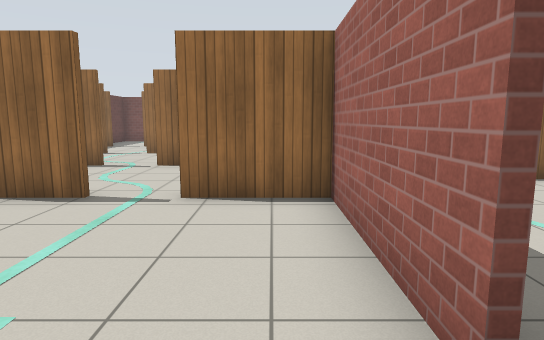
[1] (above)

24 first-person views from a walk through a Gazebo world. The camera is 1.2 m above the floor, tilts 8° down and sees 75° across. The floor is counted in squares, 1 m on a side. Each view is taken from the middle of a square. On the plan, view 1 faces up. The plan holds only what a view shows up to about 14 squares ahead; the rest is blank. Gazebo's built-in surfaces are drawn with simple patterns.

[2]
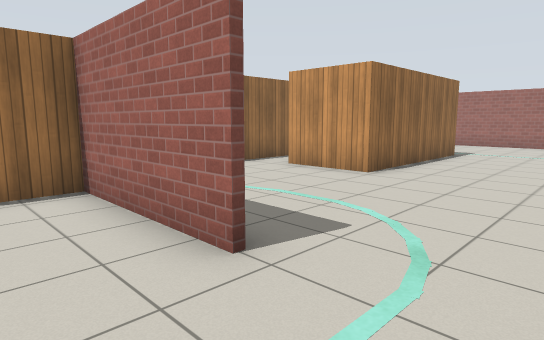

[3]
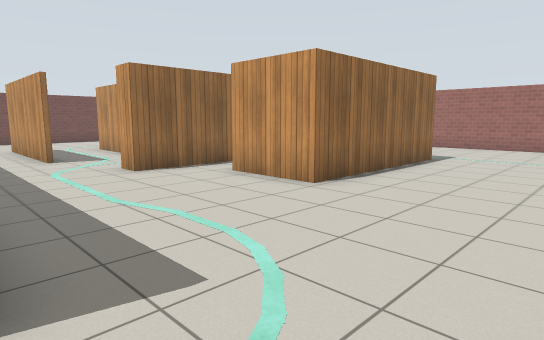

[4]
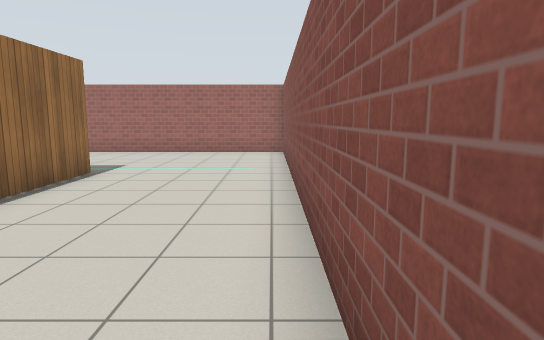

[5]
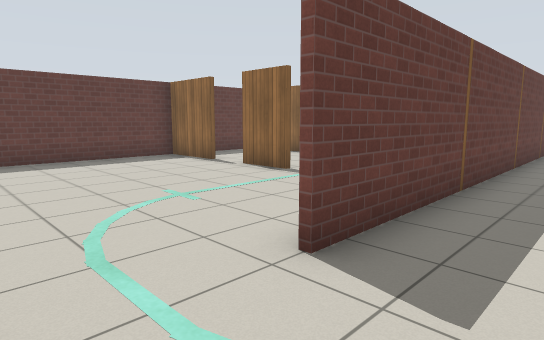

[6]
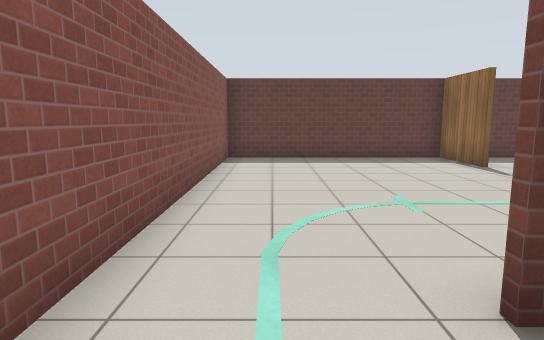

[7]
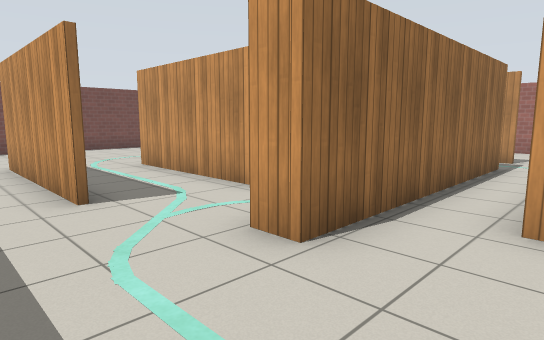

[8]
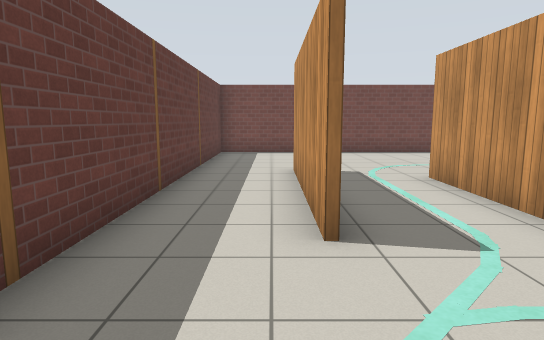

[9]
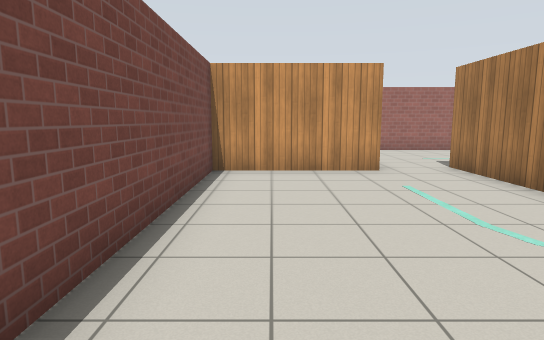

[10]
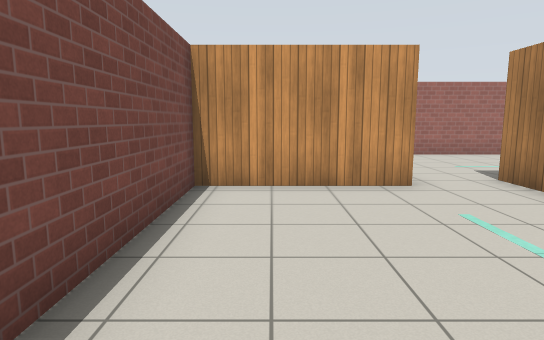

[11]
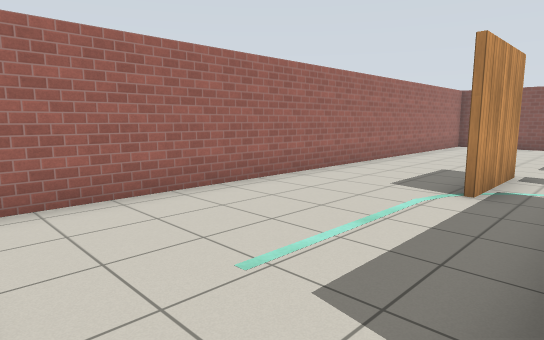

[12]
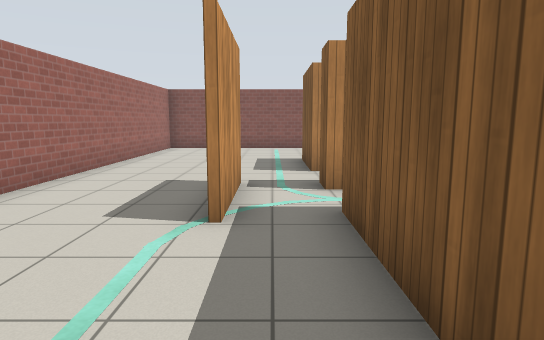

[13]
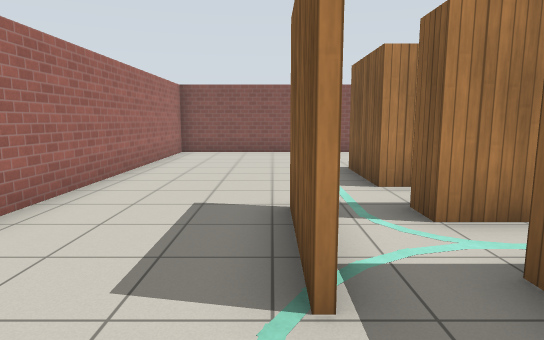

[14]
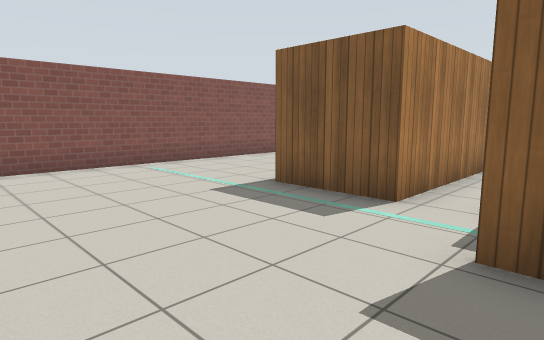

[15]
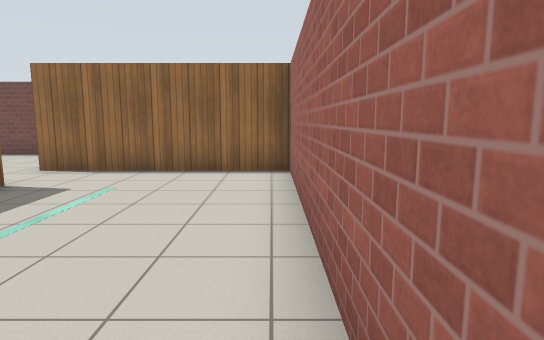

[16]
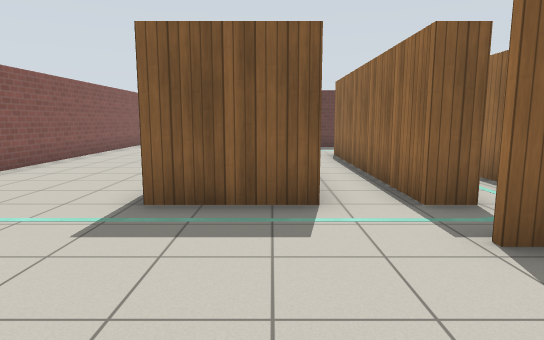

[17]
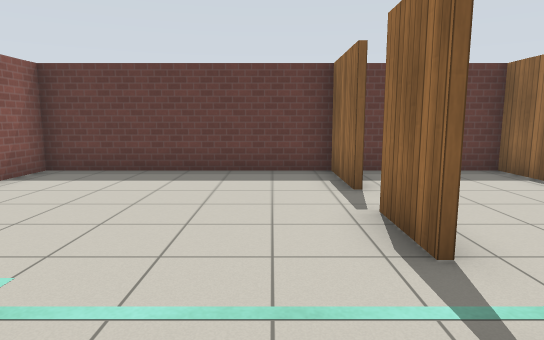

[18]
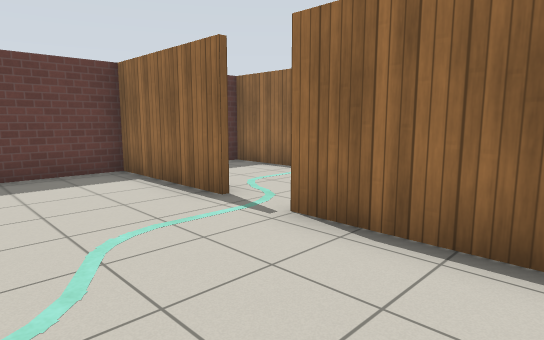

[19]
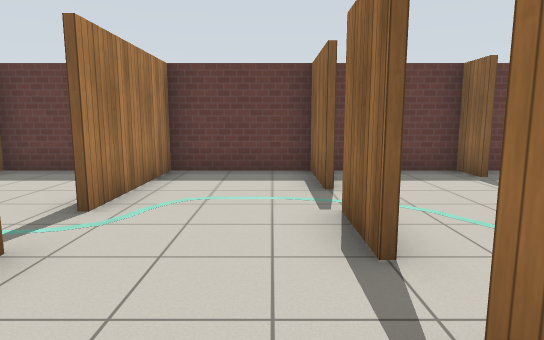

[20]
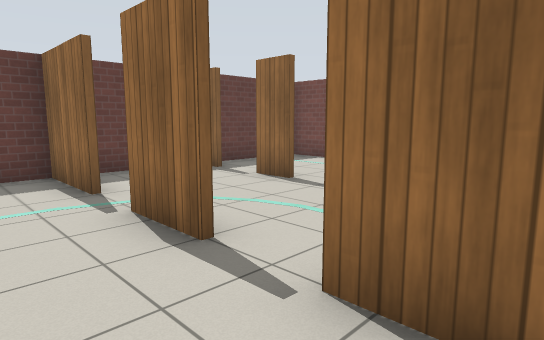

[21]
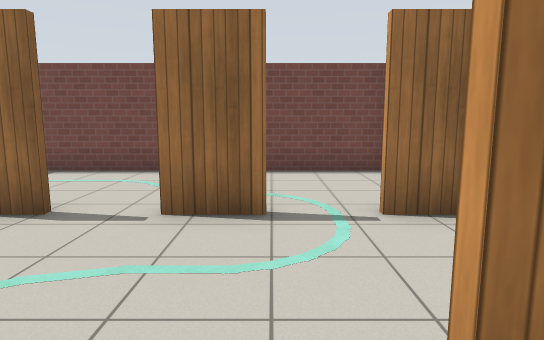

[22]
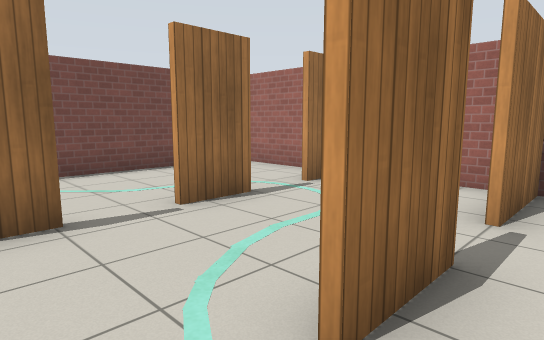

[23]
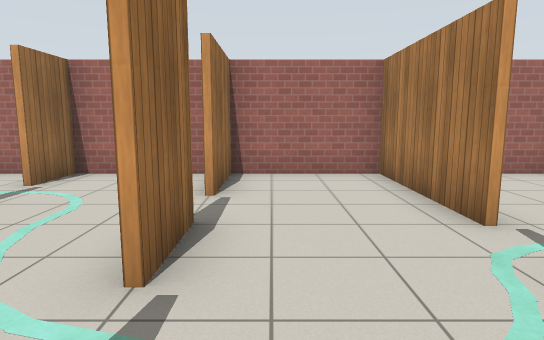

[24]
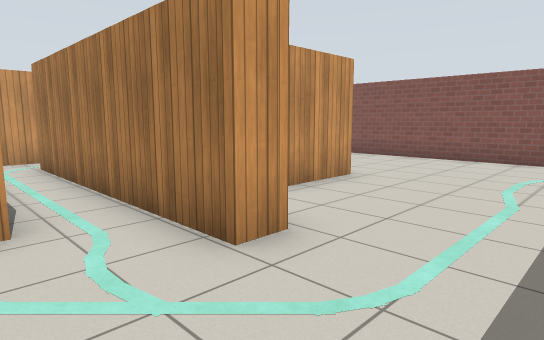

### Floor plan
Ten units are one square. View 1 is at (0, 0); x grows to the right and y downward. Boxes are objects, and circles mark ways between rooms. Rooms are numbered by the first view taken in them; rooms with no view inside come last. Other rooms are left out.
<svg viewBox="-90 -209 269 228">
<path fill="none" stroke="#000" d="M76 -57 121 -57 121 -32 63 -32 63 -57M63 -94 63 -145M35 -104 35 -156M9 -14 9 -54 -15 -54M121 -79 121 -72 46 -72 46 -79 66 -79M136 -71 136 -86M-29 -54 -46 -54M138 -100 138 -71M121 -144 121 -94M-60 -54 -85 -54M11 -164 11 -14M-84 -50 -84 14 174 14 174 -164 114 -164M89 -144 121 -144M114 -164 114 -204 11 -204 11 -164M-45 -94 -85 -94M-3 -94 -31 -94M-84 -90 -84 -50M9 -57 9 -69M-31 -96 9 -96 9 -129 -15 -129M-29 -129 -46 -129M-60 -129 -84 -129 -84 -90M-85 -96 -45 -96M-49 -164 -60 -164M-20 -164 -35 -164M-74 -164 -84 -164 -84 -134M-84 -188 -84 -171M9 -176 9 -199M8 -204 -84 -204M9 -135 9 -164 -6 -164M102 -94 95 -94M66 -79 121 -79M136 -86 136 -100"/>
<circle cx="120" cy="-155" r="3" fill="#2a7"/>
<circle cx="40" cy="-155" r="3" fill="#2a7"/>
<circle cx="-20" cy="-50" r="3" fill="#2a7"/>
<circle cx="-55" cy="-50" r="3" fill="#2a7"/>
<circle cx="130" cy="-100" r="3" fill="#2a7"/>
<circle cx="130" cy="-80" r="3" fill="#2a7"/>
<circle cx="60" cy="-90" r="3" fill="#2a7"/>
<circle cx="-40" cy="-90" r="3" fill="#2a7"/>
<circle cx="-20" cy="-130" r="3" fill="#2a7"/>
<circle cx="-55" cy="-130" r="3" fill="#2a7"/>
<text x="60" y="-50">1</text>
<text x="70" y="-180">2</text>
<text x="-40" y="-70">3</text>
<text x="-40" y="-110">4</text>
<text x="-40" y="-170">5</text>
<text x="100" y="-90">6</text>
</svg>
Room 1 opens to room 2. Room 1 opens to room 3. Room 1 opens to room 6. Room 3 opens to room 4. Room 4 opens to room 5.

Where each view was taken, in squares from view 1:
view 1: 0 up, 0 right, facing up
view 2: 1 down, 1 left, facing up-right
view 3: 1 down, 1 right, facing up-right
view 4: 1 down, 4 right, facing right
view 5: 1 down, 3 right, facing up-left
view 6: 0 up, 3 right, facing left
view 7: 5 up, 2 right, facing up-right
view 8: 7 up, 3 right, facing up
view 9: 19 up, 3 right, facing right
view 10: 19 up, 5 right, facing right
view 11: 16 up, 12 right, facing down-right
view 12: 14 up, 13 right, facing down
view 13: 12 up, 14 right, facing down
view 14: 8 up, 17 right, facing down-left
view 15: 8 up, 17 right, facing up
view 16: 5 up, 17 right, facing left
view 17: 4 up, 0 right, facing left
view 18: 6 up, 0 right, facing up-left
view 19: 12 up, 0 right, facing left
view 20: 11 up, 0 right, facing up-left
view 21: 12 up, 2 left, facing up
view 22: 12 up, 6 left, facing up-right
view 23: 12 up, 7 left, facing right
view 24: 10 up, 2 right, facing down-right
